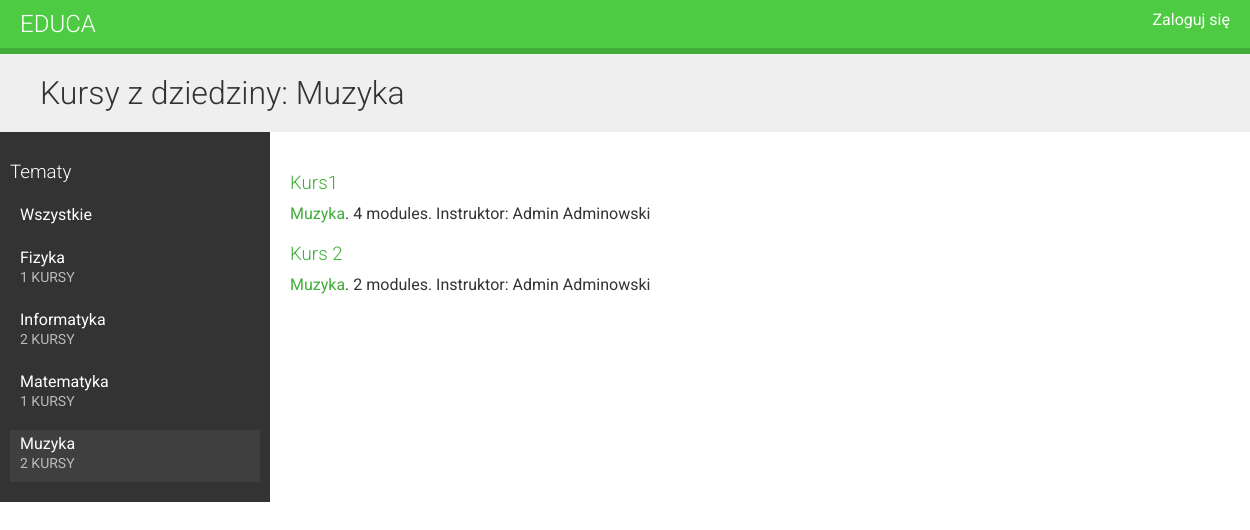
Page /course/subject/muzyka/ on the committed database.
### courses/models.py (models this page shows, shortened)
class Subject(models.Model):
    title = models.CharField(max_length=200)
    slug = models.SlugField(max_length=200, unique=True)
    class Meta:
        ordering = ('title',)
    def __str__(self):
        return self.title

class Course(models.Model):
    owner = models.ForeignKey(User, related_name='courses_created', on_delete = models.CASCADE)
    subject = models.ForeignKey(Subject, related_name='courses', on_delete = models.CASCADE)
    title = models.CharField(max_length=200)
    slug = models.SlugField(max_length=200, unique=True)
    overview = models.TextField()
    created = models.DateTimeField(auto_now_add=True)
    students = models.ManyToManyField(User, related_name='courses_joined', blank=True)
    class Meta:
        ordering = ('-created',)

### courses/views.py (the view)
# urls.py: path('', CourseListView.as_view(), name='course_list'),
class CourseListView(TemplateResponseMixin, View):
    model = Course
    template_name = 'courses/course/list.html'
    def get(self, request, subject=None):
        subjects = Subject.objects.annotate(total_courses=Count('courses'))
        courses = Course.objects.annotate(total_modules=Count('modules'))
        if subject:
            subject = get_object_or_404(Subject, slug=subject)
            courses = courses.filter(subject=subject)
        return self.render_to_response({'subjects': subjects,
                                        'subject': subject,
                                        'courses': courses})

### courses/templates/courses/course/list.html (shortened to what this page needs)
{% extends "base.html" %}
{% block content %}
  <h1>
    {% if subject %}
      Kursy z dziedziny: {{ subject.title }}
    {% else %}
      Wszystkie kursy
    {% endif %}
  </h1>
  <div class="contents">
    <h3>Tematy</h3>
    <ul id="modules">
      <li {% if not subject %}class="selected"{% endif %}>
        <a href="{% url "course_list" %}">Wszystkie</a>
      </li>
      {% for s in subjects %}
        <li {% if subject == s %}class="selected"{% endif %}>
          <a href="{% url "course_list_subject" s.slug %}">
            {{ s.title }}
            <br><span>{{ s.total_courses }} kursy</span>
          </a>
        </li>
      {% endfor %}
    </ul>
  </div>
  <div class="module">
    {% for course in courses %}
      {% with subject=course.subject %}
        <h3>
          <a href="{% url "course_detail" course.slug %}">
            {{ course.title }}
          </a>
        </h3>
        <p>
          <a href="{% url "course_list_subject" subject.slug %}">{{ subject }}</a>.
            {{ course.total_modules }} modules.
            Instruktor: {{ course.owner.get_full_name }}
        </p>
      {% endwith %}
    {% endfor %}
  </div>
{% endblock %}

### courses/static/css/base.css (style rules this page uses)
body { margin:0; font-family:'Roboto', sans-serif; font-weight:400; color:#333; }
a { color:#3fad37; text-decoration:none; }
h1, h2, h3, h4, h5, h6 { font-family:'Roboto', sans-serif; font-weight:300; }
h1 { background:#efefef; width:100%; overflow:auto; padding:20px 0 20px 40px; margin:0; }
.module { overflow:auto; }
.module h3 { margin:30px 0 0; padding:0; width:100%; }
.module p { margin:10px 0 20px; width:100%; float:left; }
.contents { width:20%; padding:10px; float:left; background:#333; color: #fff; font-family:'Roboto', sans-serif; }
.contents ul { list-style:none; margin:0; padding:0; }
.contents ul li { margin:0 0 10px 0; padding:4px 10px 10px; overflow:auto; }
.contents ul li.selected { background:#3f3f3f; }
.contents ul span { text-transform:uppercase; color:#bbb; font-size:14px; }
.contents ul a { display:block; color:#fff; text-decoration:none; }
.module { padding:10px 20px; float:left; }

### rows in the picture
Subject: title "Muzyka", total_courses "2"
Subject: title "Fizyka", total_courses "1"
Subject: title "Informatyka", total_courses "2"
Subject: title "Matematyka", total_courses "1"
Course: title "Kurs1", subject "Muzyka", total_modules "4", owner.get_full_name "Admin Adminowski"
Course: title "Kurs 2", subject "Muzyka", total_modules "2", owner.get_full_name "Admin Adminowski"
